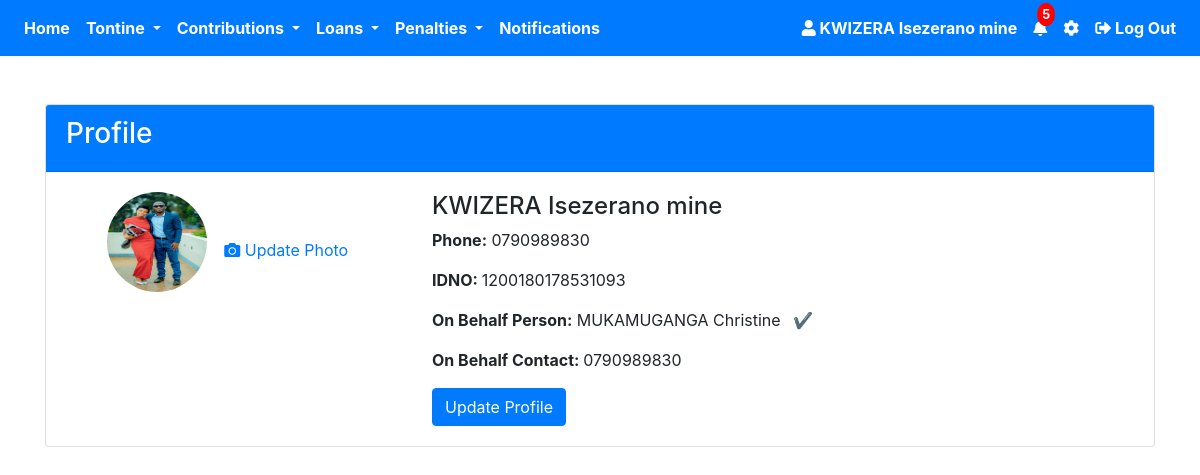
The app's page /setting.php (signed in) with its own data.
### tables this page shows
CREATE TABLE `users` (
  `id` int(11) NOT NULL,
  `firstname` varchar(50) NOT NULL,
  `lastname` varchar(50) NOT NULL,
  `phone_number` varchar(15) NOT NULL,
  `idno` varchar(50) NOT NULL,
  `idnotype` varchar(50) NOT NULL,
  `idno_picture` varchar(255) NOT NULL,
  `behalf_name` varchar(30) NOT NULL,
  `behalf_phone_number` varchar(30) NOT NULL,
  `password` varchar(255) NOT NULL,
  `image` varchar(255) NOT NULL,
  `otp` int(11) DEFAULT 0,
  `verified` tinyint(4) NOT NULL DEFAULT 0,
  `otp_used` tinyint(1) NOT NULL DEFAULT 0,
  `otp_login` int(11) NOT NULL DEFAULT 0,
  `otp_forgot` int(11) NOT NULL,
  `otp_behalf` int(11) NOT NULL,
  `otp_behalf_used` tinyint(1) NOT NULL,
  `terms` tinyint(1) DEFAULT 0,
  `created_at` timestamp NOT NULL DEFAULT current_timestamp(),
  `updated_at` timestamp NOT NULL DEFAULT current_timestamp() ON UPDATE current_timestamp(),
  `role` enum('User','Sector','Court') DEFAULT 'User'
);

### setting.php (the view, shortened to what this page needs)
<?php
require 'config.php';
$user_id = $_SESSION['user_id'];
$stmt = $pdo->prepare("SELECT firstname, lastname, phone_number, image,idno,behalf_name,behalf_phone_number ,idno_picture,otp_behalf_used FROM users WHERE id = :id");
$stmt->bindParam(':id', $user_id);
$stmt->execute();
$user = $stmt->fetch(PDO::FETCH_ASSOC);
$otp_behalf_used = $user['otp_behalf_used'];
$user_name = htmlspecialchars($user['firstname'] . ' ' . $user['lastname']);
$phone_number = htmlspecialchars($user['phone_number']);
$user_idno = htmlspecialchars($user['idno']);
$user_behalf_name = htmlspecialchars($user['behalf_name']);
$user_behalf_contact = htmlspecialchars($user['behalf_phone_number']);
$user_image = !empty($user['image']) ? htmlspecialchars($user['image']) : 'default.jpg';
$total_notifications = 5;
?>
<!DOCTYPE html>
<html lang="en">
<head>
    <link rel="stylesheet" href="https://stackpath.bootstrapcdn.com/bootstrap/4.5.2/css/bootstrap.min.css">
    <link rel="stylesheet" href="https://cdnjs.cloudflare.com/ajax/libs/font-awesome/5.15.4/css/all.min.css">
</head>
<body>
<nav class="navbar navbar-expand-lg navbar-dark bg-primary">
    <div class="collapse navbar-collapse" id="navbarNav">
        <ul class="navbar-nav mr-auto">
            <li class="nav-item">
                <a class="nav-link font-weight-bold text-white" href="user_profile.php">Home</a>
            </li>
            <li class="nav-item dropdown">
                <a class="nav-link dropdown-toggle font-weight-bold text-white" href="#" id="paymentsDropdown" role="button" data-toggle="dropdown" aria-haspopup="true" aria-expanded="false">
                    Tontine
                </a>
            </li>
            <li class="nav-item dropdown">
                <a class="nav-link dropdown-toggle font-weight-bold text-white" href="#" id="contributionsDropdown" role="button" data-toggle="dropdown" aria-haspopup="true" aria-expanded="false">
                    Contributions
                </a>
            </li>
            <li class="nav-item dropdown">
                <a class="nav-link dropdown-toggle font-weight-bold text-white" href="#" id="loansDropdown" role="button" data-toggle="dropdown" aria-haspopup="true" aria-expanded="false">
                    Loans
                </a>
            </li>
            <li class="nav-item dropdown">
                <a class="nav-link dropdown-toggle font-weight-bold text-white" href="#" id="penaltiesDropdown" role="button" data-toggle="dropdown" aria-haspopup="true" aria-expanded="false">
                    Penalties
                </a>
            </li>
            <li class="nav-item">
                <a class="nav-link font-weight-bold text-white" href="#">Notifications</a>
            </li>
        </ul>
        <ul class="navbar-nav ml-auto">
            <li class="nav-item">
                <a class="nav-link font-weight-bold text-white" href="#">
                    <i class="fas fa-user"></i>
                    <?php echo htmlspecialchars($user_name); ?>
                </a>
            </li>
            <li class="nav-item">
                <a class="nav-link position-relative font-weight-bold text-white" href="#">
                    <i class="fas fa-bell"></i>
                    <span class="notification-badge"><?php echo $total_notifications; ?></span>
                </a>
            </li>
            <li class="nav-item">
                <a class="nav-link font-weight-bold text-white" href="setting.php">
                    <i class="fas fa-cog"></i>
                </a>
            </li>
            <li class="nav-item">
                <a class="nav-link font-weight-bold text-white" href="#" onclick="confirmLogout()">
                    <i class="fas fa-sign-out-alt"></i> Log Out
                </a>
            </li>
        </ul>
    </div>
</nav>
    <div class="container mt-5">
        <div class="card">
            <div class="card-header bg-primary text-white">
                <h3>Profile</h3>
            </div>
            <div class="card-body">
                <div class="row">
                    <div class="col-md-4 text-center">
                        <img src="<?php echo $user_image; ?>" alt="Profile Picture" class="rounded-circle mb-3" width="100" height="100" onclick="openModal('<?php echo $user_image; ?>')">
                        <button class="btn btn-link" data-toggle="modal" data-target="#uploadImageModal"><i class="fas fa-camera"></i> Update Photo</button>
                    </div>
                    <div class="col-md-8">
                        <h4><?php echo $user_name; ?></h4>
                        <p><strong>Phone:</strong> <?php echo $phone_number; ?></p>
                        <p><strong>IDNO: </strong><?php echo $user_idno; ?></p>
                        <p>
    <strong>On Behalf Person:</strong>
    <?php echo htmlspecialchars($user_behalf_name); ?>
    <?php if ($otp_behalf_used == 1): ?>
        <span style="color: green; font-weight: bold; margin-left: 8px;">✔</span>
    <?php else: ?>
        <span style="color: red; font-weight: bold; margin-left: 8px;">✖</span>
    <?php endif; ?>
</p>
                         <p> <strong>  On Behalf Contact: </strong><?php echo $user_behalf_contact; ?></p>
                        <button class="btn btn-primary" id="updateProfileBtn" data-toggle="modal" data-target="#updateProfileModal">Update Profile</button>
                    </div>
                </div>
            </div>
        </div>
    </div>
</body>
</html>

### setting.php (style rules this page uses)
.notification-badge { position: absolute; top: -5px; right: -0px; background-color: red; color: white; border-radius: 50%; padding: 2px 5px; font-size: 0.80rem; }

### records on screen
users: user_name "KWIZERA Isezerano mine", image (picture), phone_number "0790989830", idno "1200180178531093", behalf_name "MUKAMUGANGA Christine", behalf_phone_number "0790989830"

### other values on screen
$total_notifications "5"
